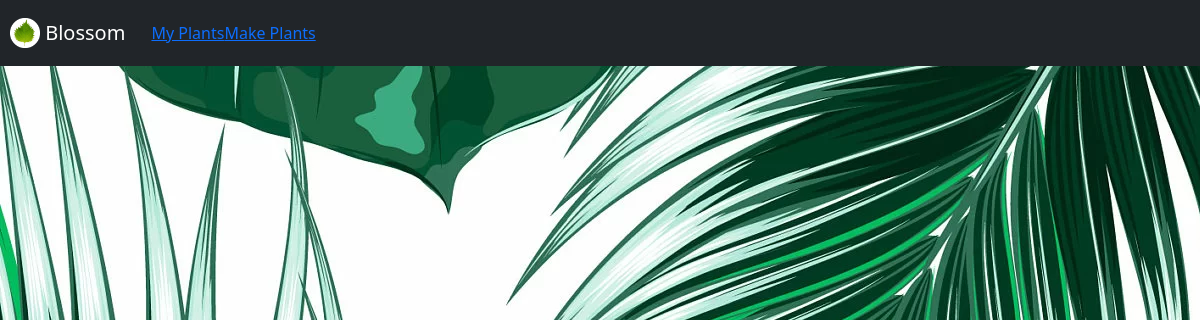
/plants, run on an earlier commit of the app's database.
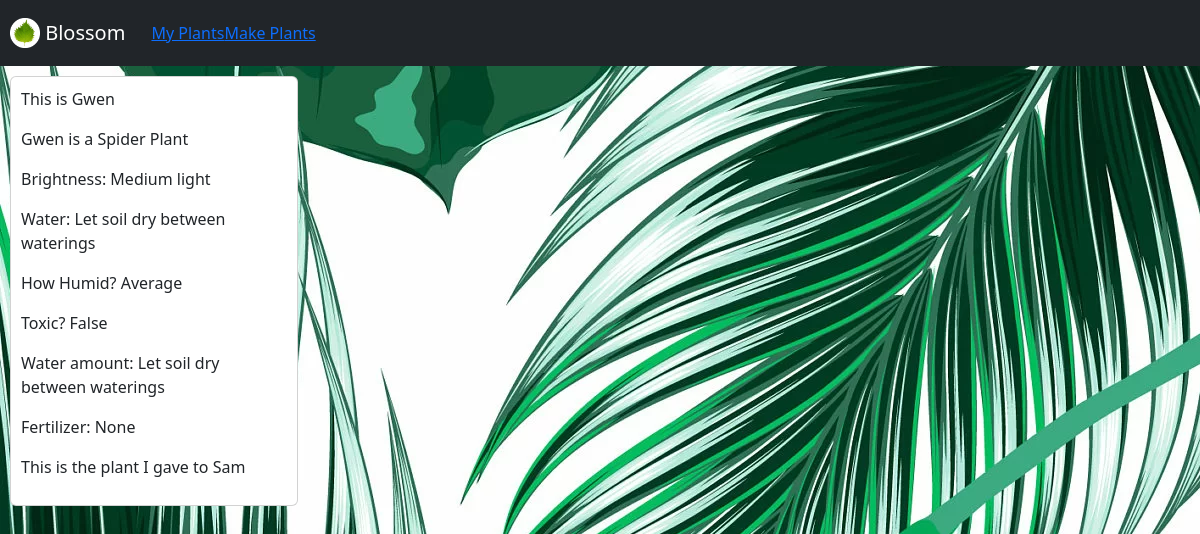
And on a later commit of the database.
### myapp/models.py (models this page shows)
class Plants(models.Model):
    user_id = models.DecimalField(decimal_places=0, max_digits=10)
    name = models.CharField(max_length=200)
    type = models.CharField(max_length=200)
    light = models.CharField(max_length=200)
    water = models.CharField(max_length=200)
    humidity = models.CharField(max_length=200)
    soil = models.CharField(max_length=200)
    fertilizer = models.CharField(max_length=200)
    toxcicity = models.BooleanField()
    notes = models.CharField(max_length=10000)

### myapp/views.py (the view)
# urls.py: path('plants', views.plants_homepage, name='plants_homepage'),
def plants_homepage(request):
    plant = Plant.objects.get(pk=1)
    plants = Plant.objects.all()
    full_plant = Plants.objects.all()
    return render(request, 'plants.html', {"full_plant": full_plant,'plant':plant, 'plants':plants})

### myapp/templates/plants.html (shortened to what this page needs)
{% extends 'base.html' %} {% block content %}
 {% for x in full_plant %}
<div class="card" style="width: 18rem; padding: 10px">
  <p>This is {{ x.name }}</p>
  <p>{{ x.name }} is a {{ x.type }}</p>
  <p>Brightness: {{ x.light }}</p>
  <p>Water: {{ x.water }}</p>
  <p>How Humid? {{ x.humidity }}</p>
  <p>Toxic? {{ x.toxcicity }}</p>
  <p>Water amount: {{ x.water }}</p>
  <p>Fertilizer: {{ x.fertilizer }}</p>
  <p>{{ x.notes }}</p>
</div>
<br />
{% endfor %}{% endblock %}

What changed in the data, as far as the page shows it:
added Plants: name "Gwen", type "Spider Plant", light "Medium light", water "Let soil dry between waterings", humidity "Average", toxcicity "False", fertilizer "None", notes "This is the plant I gave to Sam"
